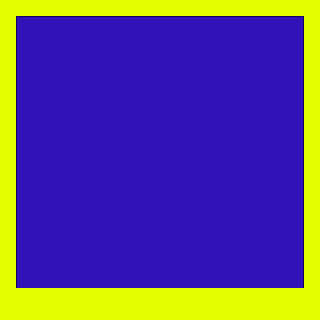

The image is a tile-based game level rendered from a .tmx file. Its description and complete source (layers, tilesets, objects, tile grids) follow:
An orthogonal 20x20 tile map with 16x16 px tiles, 2 tile layers (Tile Layer 1, collisions), 2 tilesets.

<map version="1.10" tiledversion="1.11.2" orientation="orthogonal" renderorder="right-up" width="20" height="20" tilewidth="16" tileheight="16" infinite="0" nextlayerid="3" nextobjectid="1">
 <tileset firstgid="1" source="background.tsx" />
 <tileset firstgid="10" source="collision.tsx" />
 <layer id="1" name="Tile Layer 1" width="20" height="20">
  <data encoding="csv">
0,0,0,0,0,0,0,0,0,0,0,0,0,0,0,0,0,0,0,0,
0,1,8,8,8,8,8,8,8,8,8,8,8,8,8,8,8,8,7,0,
0,2,9,9,9,9,9,9,9,9,9,9,9,9,9,9,9,9,6,0,
0,2,9,9,9,9,9,9,9,9,9,9,9,9,9,9,9,9,6,0,
0,2,9,9,9,9,9,9,9,9,9,9,9,9,9,9,9,9,6,0,
0,2,9,9,9,9,9,9,9,9,9,9,9,9,9,9,9,9,6,0,
0,2,9,9,9,9,9,9,9,9,9,9,9,9,9,9,9,9,6,0,
0,2,9,9,9,9,9,9,9,9,9,9,9,9,9,9,9,9,6,0,
0,2,9,9,9,9,9,9,9,9,9,9,9,9,9,9,9,9,6,0,
0,2,9,9,9,9,9,9,9,9,9,9,9,9,9,9,9,9,6,0,
0,2,9,9,9,9,9,9,9,9,9,9,9,9,9,9,9,9,6,0,
0,2,9,9,9,9,9,9,9,9,9,9,9,9,9,9,9,9,6,0,
0,2,9,9,9,9,9,9,9,9,9,9,9,9,9,9,9,9,6,0,
0,2,9,9,9,9,9,9,9,9,9,9,9,9,9,9,9,9,6,0,
0,2,9,9,9,9,9,9,9,9,9,9,9,9,9,9,9,9,6,0,
0,2,9,9,9,9,9,9,9,9,9,9,9,9,9,9,9,9,6,0,
0,2,9,9,9,9,9,9,9,9,9,9,9,9,9,9,9,9,6,0,
0,2,9,9,9,9,9,9,9,9,9,9,9,9,9,9,9,9,6,0,
0,3,4,4,4,4,4,4,4,4,4,4,4,4,4,4,4,4,5,0,
0,0,0,0,0,0,0,0,0,0,0,0,0,0,0,0,0,0,0,0
</data>
 </layer>
 <layer id="2" name="collisions" width="20" height="20">
  <data encoding="csv">
10,10,10,10,10,10,10,10,10,10,10,10,10,10,10,10,10,10,10,10,
10,0,0,0,0,0,0,0,0,0,0,0,0,0,0,0,0,0,0,10,
10,0,0,0,0,0,0,0,0,0,0,0,0,0,0,0,0,0,0,10,
10,0,0,0,0,0,0,0,0,0,0,0,0,0,0,0,0,0,0,10,
10,0,0,0,0,0,0,0,0,0,0,0,0,0,0,0,0,0,0,10,
10,0,0,0,0,0,0,0,0,0,0,0,0,0,0,0,0,0,0,10,
10,0,0,0,0,0,0,0,0,0,0,0,0,0,0,0,0,0,0,10,
10,0,0,0,0,0,0,0,0,0,0,0,0,0,0,0,0,0,0,10,
10,0,0,0,0,0,0,0,0,0,0,0,0,0,0,0,0,0,0,10,
10,0,0,0,0,0,0,0,0,0,0,0,0,0,0,0,0,0,0,10,
10,0,0,0,0,0,0,0,0,0,0,0,0,0,0,0,0,0,0,10,
10,0,0,0,0,0,0,0,0,0,0,0,0,0,0,0,0,0,0,10,
10,0,0,0,0,0,0,0,0,0,0,0,0,0,0,0,0,0,0,10,
10,0,0,0,0,0,0,0,0,0,0,0,0,0,0,0,0,0,0,10,
10,0,0,0,0,0,0,0,0,0,0,0,0,0,0,0,0,0,0,10,
10,0,0,0,0,0,0,0,0,0,0,0,0,0,0,0,0,0,0,10,
10,0,0,0,0,0,0,0,0,0,0,0,0,0,0,0,0,0,0,10,
10,0,0,0,0,0,0,0,0,0,0,0,0,0,0,0,0,0,0,10,
10,10,10,10,10,10,10,10,10,10,10,10,10,10,10,10,10,10,10,10,
10,10,10,10,10,10,10,10,10,10,10,10,10,10,10,10,10,10,10,10
</data>
 </layer>
</map>
